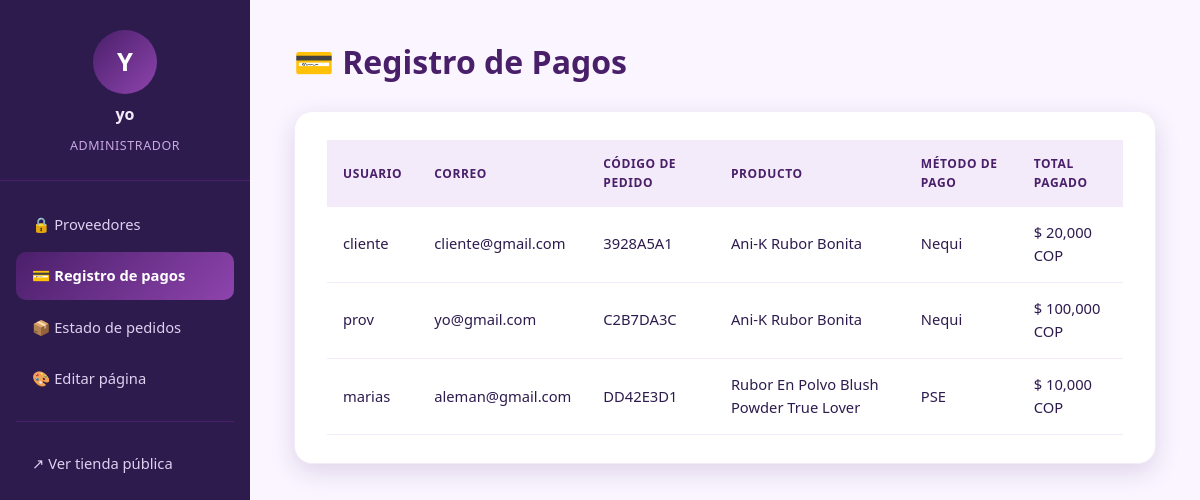
The page /adm/pagos/ (signed in) on the database as committed earlier.
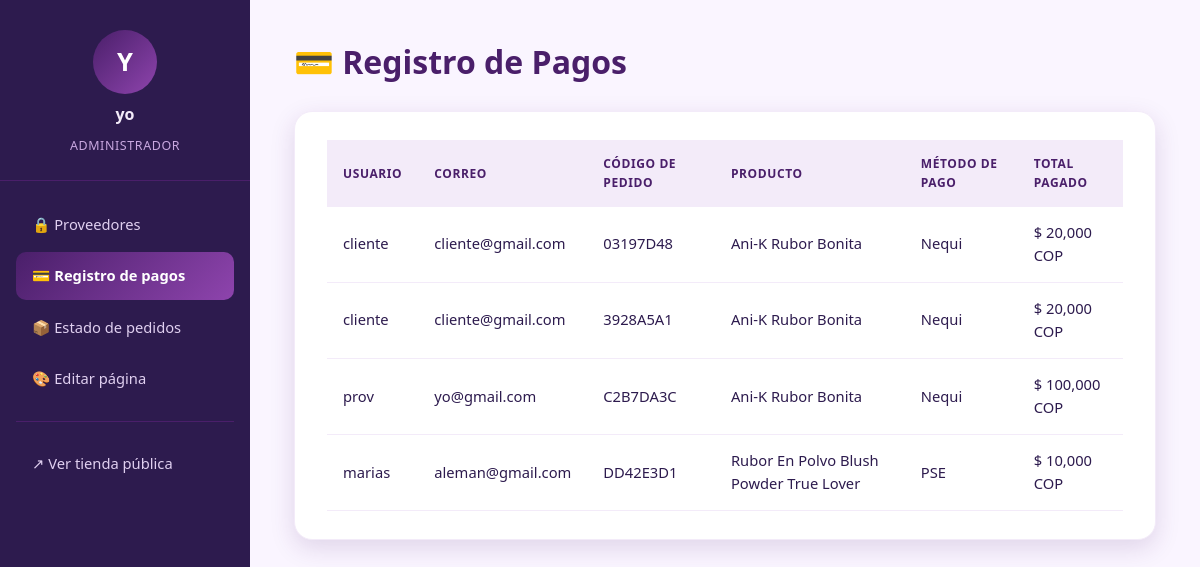
The same page on the database as committed later.
### rastreo/models.py (models this page shows, shortened)
class Envio(models.Model):
    ESTADOS = [
        ('preparando', 'En preparación'),
        ('listo', 'Listo'),
        ('en_camino', 'En viaje'),
        ('entregado', 'Llegó a su destino'),
        ('cancelado', 'Cancelado'),
    ]
    METODOS_PAGO = [
        ('nequi', 'Nequi'),
        ('tarjeta', 'Tarjeta (Visa/Mastercard)'),
        ('pse', 'PSE'),
        ('mercadopago', 'Mercado Pago'),
        ('contraentrega', 'Pago contraentrega'),
    ]
    cliente = models.ForeignKey(settings.AUTH_USER_MODEL, on_delete=models.CASCADE, related_name='envios')
    producto = models.ForeignKey(Producto, on_delete=models.CASCADE)
    fecha_creacion = models.DateTimeField(auto_now_add=True)
    estado_actual = models.CharField(max_length=20, choices=ESTADOS, default='preparando')
    numero_guia = models.CharField(max_length=20, unique=True)
    cantidad = models.PositiveIntegerField(default=1)
    precio_unitario = models.DecimalField(max_digits=10, decimal_places=2, default=0)
    nombre_destinatario = models.CharField(max_length=150, blank=True)
    telefono = models.CharField(max_length=20, blank=True)
    correo = models.EmailField(blank=True)
    direccion = models.CharField(max_length=255, blank=True)
    departamento = models.CharField(max_length=100, blank=True)
    ciudad = models.CharField(max_length=100, blank=True)
    metodo_pago = models.CharField(max_length=20, choices=METODOS_PAGO, blank=True)
    def subtotal(self):
        return self.cantidad * self.precio_unitario

### inventario/models.py (models this page shows, shortened)
class Producto(models.Model):
    proveedor = models.ForeignKey(User, on_delete=models.CASCADE, related_name='productos')
    categoria = models.ForeignKey(Categoria, on_delete=models.SET_NULL, null=True, related_name='articulos')
    nombre = models.CharField(max_length=150)
    marca = models.CharField(max_length=100, blank=True, null=True)
    descripcion = models.TextField()
    precio = models.DecimalField(
        max_digits=10,
        decimal_places=2,
        validators=[MinValueValidator(Decimal("0.00"))],
    )
    cantidad_disponible = models.PositiveIntegerField(default=0)
    imagen = models.ImageField(upload_to='productos/', blank=True, null=True)
    esta_activo = models.BooleanField(default=True, help_text="Permite pausar la venta del producto sin eliminarlo")
    fecha_creacion = models.DateTimeField(auto_now_add=True)
    ultima_actualizacion = models.DateTimeField(auto_now=True)

### administracion/views.py (the view)
# urls.py: path('pagos/', views.pagos, name='pagos'),
@admin_required
def pagos(request):
    Envio = apps.get_model('rastreo', 'Envio')
    pagos_lista = (
        Envio.objects
        .exclude(estado_actual='cancelado')
        .select_related('cliente', 'producto')
        .order_by('-fecha_creacion')
    )
    return render(request, 'administracion/pagos.html', {
        'pagos': pagos_lista,
        'active': 'pagos',
    })

### administracion/templates/administracion/pagos.html (shortened to what this page needs)
{% extends 'administracion/base_admin.html' %}
{% load humanize %}
{% block contenido %}
    <h1>💳 Registro de Pagos</h1>
    <section class="admin-card">
        {% if pagos %}
            <table class="admin-table">
                <thead>
                    <tr>
                        <th>Usuario</th>
                        <th>Correo</th>
                        <th>Código de pedido</th>
                        <th>Producto</th>
                        <th>Método de pago</th>
                        <th>Total pagado</th>
                    </tr>
                </thead>
                <tbody>
                {% for envio in pagos %}
                    <tr>
                        <td>{{ envio.cliente.username }}</td>
                        <td>{{ envio.correo|default:envio.cliente.email }}</td>
                        <td>{{ envio.numero_guia }}</td>
                        <td>{{ envio.producto.nombre }}</td>
                        <td>{{ envio.get_metodo_pago_display|default:"—" }}</td>
                        <td>$ {{ envio.subtotal|floatformat:0|intcomma }} COP</td>
                    </tr>
                {% endfor %}
                </tbody>
            </table>
        {% else %}
            <p>Todavía no se ha registrado ningún pago.</p>
        {% endif %}
    </section>
{% endblock %}

Rows that differ between the two databases and show on the page:
added Envio: cliente.username "cliente", correo "cliente@gmail.com", numero_guia "03197D48", producto.nombre "Ani-K Rubor Bonita", metodo_pago "Nequi", subtotal "20,000"
